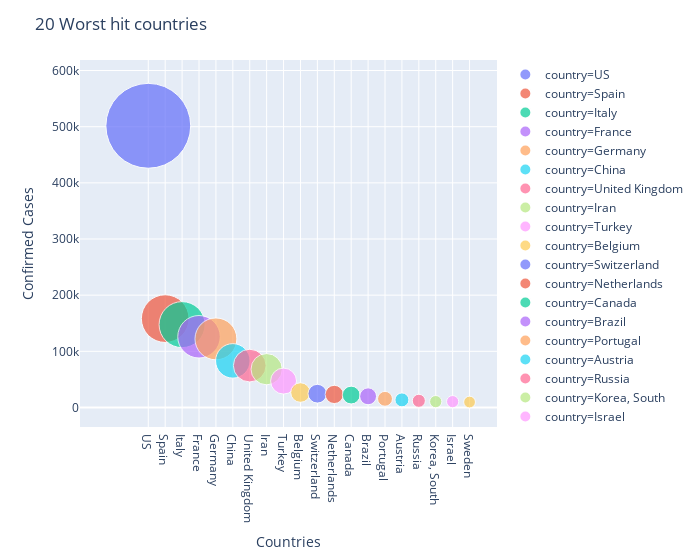

Here is the notebook cell this chart was saved with:
### Markdown cell above
##  Slide to check for the worst hit countries

### Code cell
# # plotting the 20 worst hit countries

def bubble_chart(n):
    fig = px.scatter(sorted_country_df.head(n), x="country", y="confirmed", size="confirmed", color="country",
               hover_name="country", size_max=60)
    fig.update_layout(
    title=str(n) +" Worst hit countries",
    xaxis_title="Countries",
    yaxis_title="Confirmed Cases",
    width = 700
    )
    fig.show();

interact(bubble_chart, n=20)

ipywLayout = widgets.Layout(border='solid 2px green')
ipywLayout.display='none'
widgets.VBox([fig], layout=ipywLayout)

### Figure 1 — Plotly figure (JSON) as saved in the notebook; plotly's stock layout.template omitted (floating-point values rounded to 4 significant figures)
{"data": [{"hoverlabel": {"namelength": 0}, "hovertemplate": "<b>%{hovertext}</b><br><br>country=%{x}<br>confirmed=%{marker.size}", "hovertext": ["US"], "legendgroup": "country=US", "marker": {"color": "#636efa", "size": [501609], "sizemode": "area", "sizeref": 139.3, "symbol": "circle"}, "mode": "markers", "name": "country=US", "showlegend": true, "type": "scatter", "x": ["US"], "xaxis": "x", "y": [501609], "yaxis": "y"}, {"hoverlabel": {"namelength": 0}, "hovertemplate": "<b>%{hovertext}</b><br><br>country=%{x}<br>confirmed=%{marker.size}", "hovertext": ["Spain"], "legendgroup": "country=Spain", "marker": {"color": "#EF553B", "size": [158273], "sizemode": "area", "sizeref": 139.3, "symbol": "circle"}, "mode": "markers", "name": "country=Spain", "showlegend": true, "type": "scatter", "x": ["Spain"], "xaxis": "x", "y": [158273], "yaxis": "y"}, {"hoverlabel": {"namelength": 0}, "hovertemplate": "<b>%{hovertext}</b><br><br>country=%{x}<br>confirmed=%{marker.size}", "hovertext": ["Italy"], "legendgroup": "country=Italy", "marker": {"color": "#00cc96", "size": [147577], "sizemode": "area", "sizeref": 139.3, "symbol": "circle"}, "mode": "markers", "name": "country=Italy", "showlegend": true, "type": "scatter", "x": ["Italy"], "xaxis": "x", "y": [147577], "yaxis": "y"}, {"hoverlabel": {"namelength": 0}, "hovertemplate": "<b>%{hovertext}</b><br><br>country=%{x}<br>confirmed=%{marker.size}", "hovertext": ["France"], "legendgroup": "country=France", "marker": {"color": "#ab63fa", "size": [125931], "sizemode": "area", "sizeref": 139.3, "symbol": "circle"}, "mode": "markers", "name": "country=France", "showlegend": true, "type": "scatter", "x": ["France"], "xaxis": "x", "y": [125931], "yaxis": "y"}, {"hoverlabel": {"namelength": 0}, "hovertemplate": "<b>%{hovertext}</b><br><br>country=%{x}<br>confirmed=%{marker.size}", "hovertext": ["Germany"], "legendgroup": "country=Germany", "marker": {"color": "#FFA15A", "size": [122171], "sizemode": "area", "sizeref": 139.3, "symbol": "circle"}, "mode": "markers", "name": "country=Germany", "showlegend": true, "type": "scatter", "x": ["Germany"], "xaxis": "x", "y": [122171], "yaxis": "y"}, {"hoverlabel": {"namelength": 0}, "hovertemplate": "<b>%{hovertext}</b><br><br>country=%{x}<br>confirmed=%{marker.size}", "hovertext": ["China"], "legendgroup": "country=China", "marker": {"color": "#19d3f3", "size": [83003], "sizemode": "area", "sizeref": 139.3, "symbol": "circle"}, "mode": "markers", "name": "country=China", "showlegend": true, "type": "scatter", "x": ["China"], "xaxis": "x", "y": [83003], "yaxis": "y"}, {"hoverlabel": {"namelength": 0}, "hovertemplate": "<b>%{hovertext}</b><br><br>country=%{x}<br>confirmed=%{marker.size}", "hovertext": ["United Kingdom"], "legendgroup": "country=United Kingdom", "marker": {"color": "#FF6692", "size": [74605], "sizemode": "area", "sizeref": 139.3, "symbol": "circle"}, "mode": "markers", "name": "country=United Kingdom", "showlegend": true, "type": "scatter", "x": ["United Kingdom"], "xaxis": "x", "y": [74605], "yaxis": "y"}, {"hoverlabel": {"namelength": 0}, "hovertemplate": "<b>%{hovertext}</b><br><br>country=%{x}<br>confirmed=%{marker.size}", "hovertext": ["Iran"], "legendgroup": "country=Iran", "marker": {"color": "#B6E880", "size": [68192], "sizemode": "area", "sizeref": 139.3, "symbol": "circle"}, "mode": "markers", "name": "country=Iran", "showlegend": true, "type": "scatter", "x": ["Iran"], "xaxis": "x", "y": [68192], "yaxis": "y"}, {"hoverlabel": {"namelength": 0}, "hovertemplate": "<b>%{hovertext}</b><br><br>country=%{x}<br>confirmed=%{marker.size}", "hovertext": ["Turkey"], "legendgroup": "country=Turkey", "marker": {"color": "#FF97FF", "size": [47029], "sizemode": "area", "sizeref": 139.3, "symbol": "circle"}, "mode": "markers", "name": "country=Turkey", "showlegend": true, "type": "scatter", "x": ["Turkey"], "xaxis": "x", "y": [47029], "yaxis": "y"}, {"hoverlabel": {"namelength": 0}, "hovertemplate": "<b>%{hovertext}</b><br><br>country=%{x}<br>confirmed=%{marker.size}", "hovertext": ["Belgium"], "legendgroup": "country=Belgium", "marker": {"color": "#FECB52", "size": [26667], "sizemode": "area", "sizeref": 139.3, "symbol": "circle"}, "mode": "markers", "name": "country=Belgium", "showlegend": true, "type": "scatter", "x": ["Belgium"], "xaxis": "x", "y": [26667], "yaxis": "y"}, {"hoverlabel": {"namelength": 0}, "hovertemplate": "<b>%{hovertext}</b><br><br>country=%{x}<br>confirmed=%{marker.size}", "hovertext": ["Switzerland"], "legendgroup": "country=Switzerland", "marker": {"color": "#636efa", "size": [24551], "sizemode": "area", "sizeref": 139.3, "symbol": "circle"}, "mode": "markers", "name": "country=Switzerland", "showlegend": true, "type": "scatter", "x": ["Switzerland"], "xaxis": "x", "y": [24551], "yaxis": "y"}, {"hoverlabel": {"namelength": 0}, "hovertemplate": "<b>%{hovertext}</b><br><br>country=%{x}<br>confirmed=%{marker.size}", "hovertext": ["Netherlands"], "legendgroup": "country=Netherlands", "marker": {"color": "#EF553B", "size": [23249], "sizemode": "area", "sizeref": 139.3, "symbol": "circle"}, "mode": "markers", "name": "country=Netherlands", "showlegend": true, "type": "scatter", "x": ["Netherlands"], "xaxis": "x", "y": [23249], "yaxis": "y"}, {"hoverlabel": {"namelength": 0}, "hovertemplate": "<b>%{hovertext}</b><br><br>country=%{x}<br>confirmed=%{marker.size}", "hovertext": ["Canada"], "legendgroup": "country=Canada", "marker": {"color": "#00cc96", "size": [22148], "sizemode": "area", "sizeref": 139.3, "symbol": "circle"}, "mode": "markers", "name": "country=Canada", "showlegend": true, "type": "scatter", "x": ["Canada"], "xaxis": "x", "y": [22148], "yaxis": "y"}, {"hoverlabel": {"namelength": 0}, "hovertemplate": "<b>%{hovertext}</b><br><br>country=%{x}<br>confirmed=%{marker.size}", "hovertext": ["Brazil"], "legendgroup": "country=Brazil", "marker": {"color": "#ab63fa", "size": [19943], "sizemode": "area", "sizeref": 139.3, "symbol": "circle"}, "mode": "markers", "name": "country=Brazil", "showlegend": true, "type": "scatter", "x": ["Brazil"], "xaxis": "x", "y": [19943], "yaxis": "y"}, {"hoverlabel": {"namelength": 0}, "hovertemplate": "<b>%{hovertext}</b><br><br>country=%{x}<br>confirmed=%{marker.size}", "hovertext": ["Portugal"], "legendgroup": "country=Portugal", "marker": {"color": "#FFA15A", "size": [15472], "sizemode": "area", "sizeref": 139.3, "symbol": "circle"}, "mode": "markers", "name": "country=Portugal", "showlegend": true, "type": "scatter", "x": ["Portugal"], "xaxis": "x", "y": [15472], "yaxis": "y"}, {"hoverlabel": {"namelength": 0}, "hovertemplate": "<b>%{hovertext}</b><br><br>country=%{x}<br>confirmed=%{marker.size}", "hovertext": ["Austria"], "legendgroup": "country=Austria", "marker": {"color": "#19d3f3", "size": [13560], "sizemode": "area", "sizeref": 139.3, "symbol": "circle"}, "mode": "markers", "name": "country=Austria", "showlegend": true, "type": "scatter", "x": ["Austria"], "xaxis": "x", "y": [13560], "yaxis": "y"}, {"hoverlabel": {"namelength": 0}, "hovertemplate": "<b>%{hovertext}</b><br><br>country=%{x}<br>confirmed=%{marker.size}", "hovertext": ["Russia"], "legendgroup": "country=Russia", "marker": {"color": "#FF6692", "size": [11917], "sizemode": "area", "sizeref": 139.3, "symbol": "circle"}, "mode": "markers", "name": "country=Russia", "showlegend": true, "type": "scatter", "x": ["Russia"], "xaxis": "x", "y": [11917], "yaxis": "y"}, {"hoverlabel": {"namelength": 0}, "hovertemplate": "<b>%{hovertext}</b><br><br>country=%{x}<br>confirmed=%{marker.size}", "hovertext": ["Korea, South"], "legendgroup": "country=Korea, South", "marker": {"color": "#B6E880", "size": [10450], "sizemode": "area", "sizeref": 139.3, "symbol": "circle"}, "mode": "markers", "name": "country=Korea, South", "showlegend": true, "type": "scatter", "x": ["Korea, South"], "xaxis": "x", "y": [10450], "yaxis": "y"}, {"hoverlabel": {"namelength": 0}, "hovertemplate": "<b>%{hovertext}</b><br><br>country=%{x}<br>confirmed=%{marker.size}", "hovertext": ["Israel"], "legendgroup": "country=Israel", "marker": {"color": "#FF97FF", "size": [10408], "sizemode": "area", "sizeref": 139.3, "symbol": "circle"}, "mode": "markers", "name": "country=Israel", "showlegend": true, "type": "scatter", "x": ["Israel"], "xaxis": "x", "y": [10408], "yaxis": "y"}, {"hoverlabel": {"namelength": 0}, "hovertemplate": "<b>%{hovertext}</b><br><br>country=%{x}<br>confirmed=%{marker.size}", "hovertext": ["Sweden"], "legendgroup": "country=Sweden", "marker": {"color": "#FECB52", "size": [9685], "sizemode": "area", "sizeref": 139.3, "symbol": "circle"}, "mode": "markers", "name": "country=Sweden", "showlegend": true, "type": "scatter", "x": ["Sweden"], "xaxis": "x", "y": [9685], "yaxis": "y"}], "layout": {"legend": {"itemsizing": "constant", "tracegroupgap": 0}, "margin": {"t": 60}, "title": {"text": "20 Worst hit countries"}, "width": 700, "xaxis": {"anchor": "y", "categoryarray": ["US", "Spain", "Italy", "France", "Germany", "China", "United Kingdom", "Iran", "Turkey", "Belgium", "Switzerland", "Netherlands", "Canada", "Brazil", "Portugal", "Austria", "Russia", "Korea, South", "Israel", "Sweden"], "categoryorder": "array", "domain": [0, 1], "title": {"text": "Countries"}}, "yaxis": {"anchor": "x", "domain": [0, 1], "title": {"text": "Confirmed Cases"}}}}
